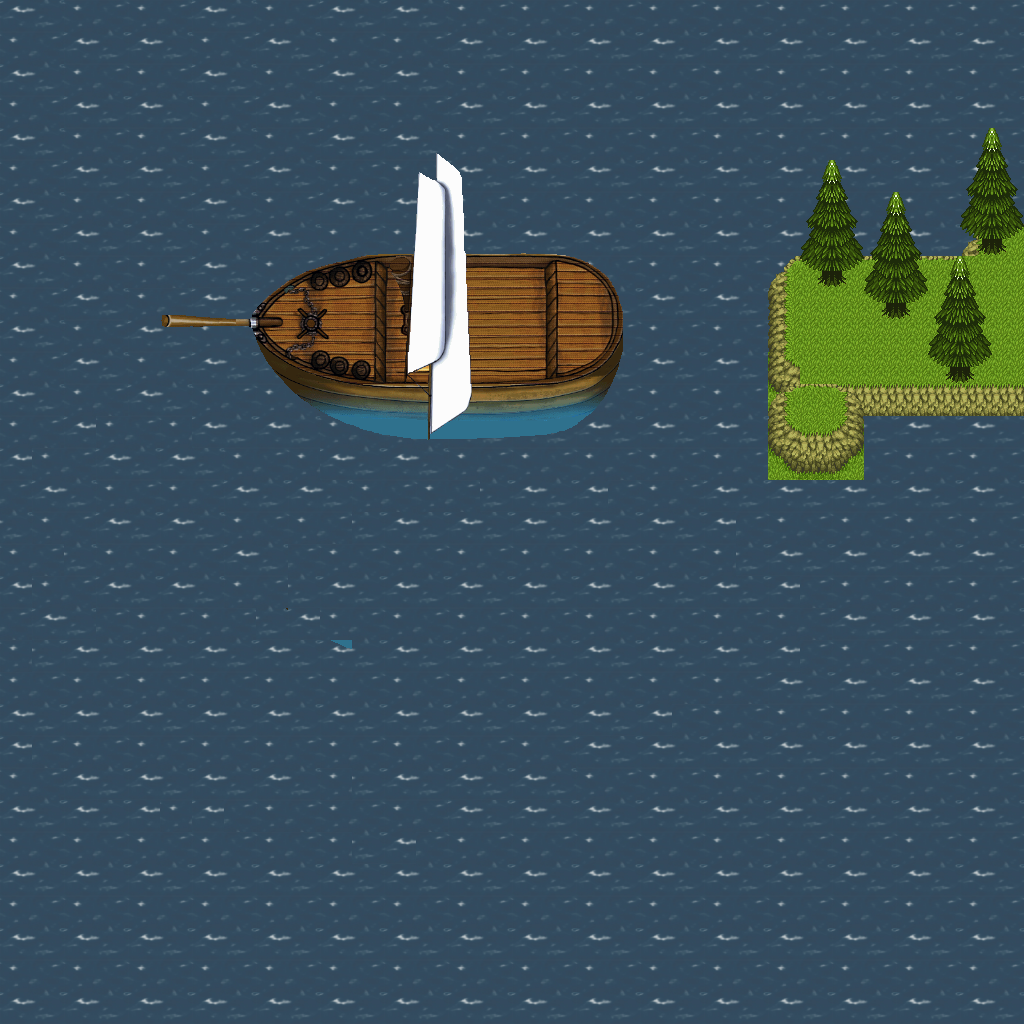

This game map was drawn from its Tiled (.tmx) file and the tilesets committed beside it. A one-line description and the trimmed map source follow:
An orthogonal 32x32 tile map with 32x32 px tiles, 4 tile layers (Tile Layer 1, Tile Layer 2, Tile Layer 3, Tile Layer 4), 3 tilesets and 1 object (Chest).

<map version="1.0" orientation="orthogonal" width="32" height="32" tilewidth="32" tileheight="32">
 <properties>
  <property name="AnimateTileSet" value="AnimWater: Water1.png, Water2.png, Water3.png, Water4.png | fps: 12" />
 </properties>
 <tileset firstgid="1" name="AnimWater" tilewidth="32" tileheight="32">
  <image source="Water1.png" width="64" height="64" />
 </tileset>
 <tileset firstgid="5" name="hills" tilewidth="32" tileheight="32">
  <image source="hills.png" width="256" height="704" />
 </tileset>
 <tileset firstgid="181" name="dasboot" tilewidth="32" tileheight="32">
  <image source="dasboot.png" width="256" height="544" />
 </tileset>
 <layer name="Tile Layer 1" width="32" height="32">
  <properties>
   <property name="Draw Order" value="0" />
  </properties>
  <data>[1024 cells, 1024 non-empty, 4 distinct tile ids]</data>
 </layer>
 <layer name="Tile Layer 2" width="32" height="32">
  <properties>
   <property name="Draw Order" value="1" />
  </properties>
  <data>[1024 cells, 172 non-empty, 114 distinct tile ids]</data>
 </layer>
 <layer name="Tile Layer 3" width="32" height="32">
  <properties>
   <property name="Draw Order" value="3" />
  </properties>
  <data>[1024 cells, 42 non-empty, 12 distinct tile ids]</data>
 </layer>
 <layer name="Tile Layer 4" width="32" height="32">
  <properties>
   <property name="Draw Order" value="4" />
  </properties>
  <data>[1024 cells, 41 non-empty, 17 distinct tile ids]</data>
 </layer>
 <objectgroup name="boats" width="32" height="32">
  <object name="Chest1" type="Chest" x="340" y="665">
   <properties>
    <property name="Item" value="Ice Brand" />
   </properties>
  </object>
 </objectgroup>
</map>